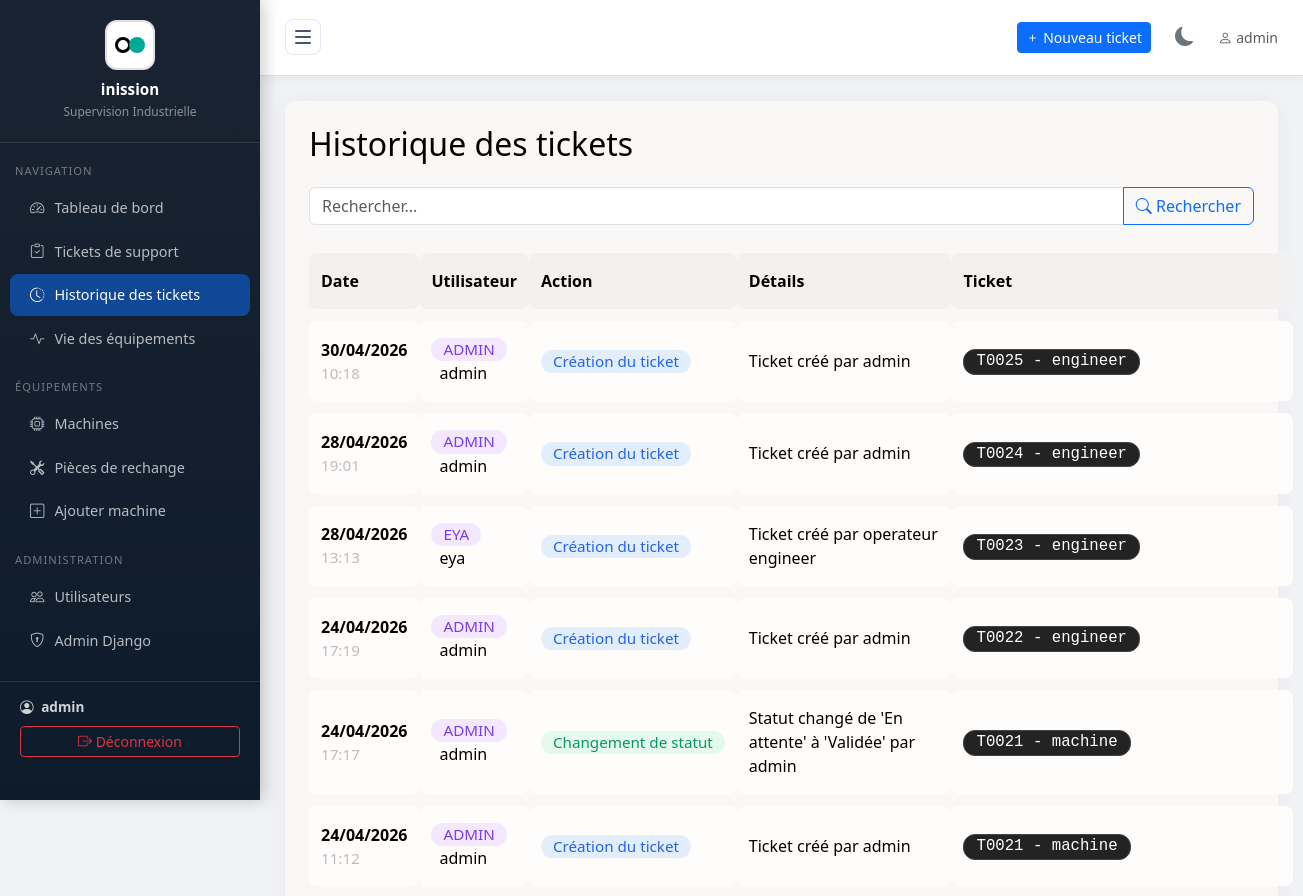
/tickets/historique/ (signed in, upper part), run on an earlier commit of the app's database.
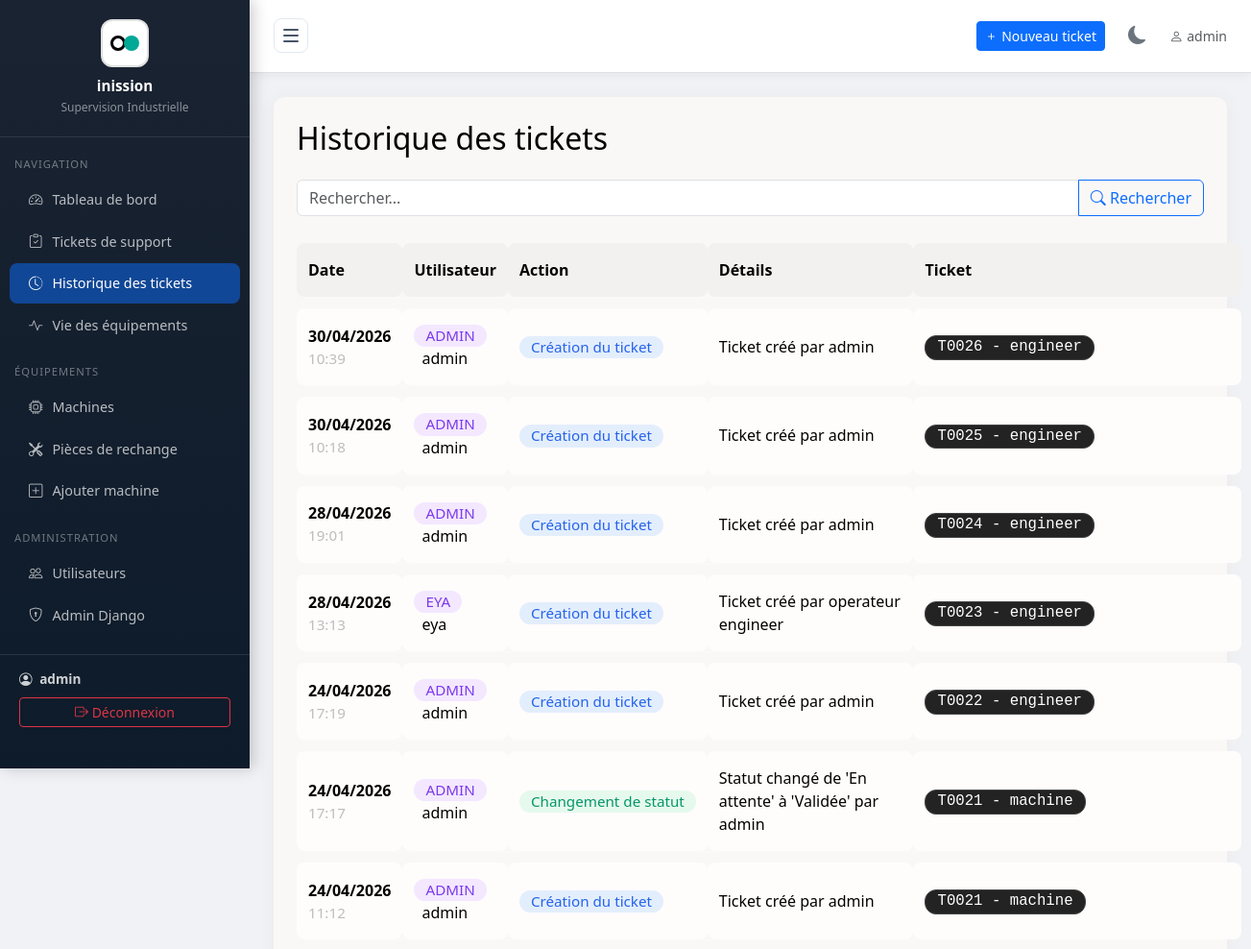
And on a later commit of the database.
### tickets/models.py (models this page shows, shortened)
class TicketHistory(models.Model):
    ticket = models.ForeignKey('TicketSupport', on_delete=models.CASCADE, related_name='histories')
    user = models.ForeignKey(User, on_delete=models.SET_NULL, null=True, blank=True)
    action = models.CharField(max_length=255)
    details = models.TextField(blank=True)
    date = models.DateTimeField(default=timezone.now)
    class Meta:
        ordering = ['-date']

class TicketSupport(models.Model):
    titre = models.CharField(max_length=200, verbose_name="Titre du ticket", default="Sans titre")
    CATEGORIE_CHOICES = [
        ('industrielle', 'Industrielle'),
        ('informatique', 'Informatique'),
    ]
    categorie = models.CharField(max_length=30, choices=CATEGORIE_CHOICES, verbose_name="Catégorie", default='industrielle')
    type_panne = models.CharField(max_length=100, verbose_name="Type de panne", default="Non renseigné")
    PRIORITE_CHOICES = [
        ('basse', 'Basse'),
        ('moyenne', 'Moyenne'),
        ('haute', 'Haute'),
    ]
    priorite = models.CharField(max_length=10, choices=PRIORITE_CHOICES, verbose_name="Priorité", default='moyenne')
    """Modèle pour les tickets de support"""
    NATURE_ANOMALIE_CHOICES = [
        ('mecanique', 'Mécanique'),
        ('electrique', 'Électrique'),
        ('hydraulique', 'Hydraulique'),
        ('pneumatique', 'Pneumatique'),
        ('informatique', 'Informatique'),
        ('autre', 'Autre'),
    ]
    STATUT_CHOICES = [
        ('en_attente', 'En attente'),
        ('validee', 'Validée'),
        ('en_cours', 'En cours'),
        ('terminee', 'Terminée'),
        ('annulee', 'Annulée'),
    ]
    numero_ticket = models.CharField(max_length=50, unique=True, verbose_name="N° de ticket")
    service_support = models.CharField(max_length=200, verbose_name="Service support")
    demandeur = models.CharField(max_length=200, verbose_name="Nom du demandeur")
    machine = models.ForeignKey(Machine, on_delete=models.CASCADE, verbose_name="Machine concernée")
    code_machine = models.CharField(max_length=100, verbose_name="Code machine")
    date_ticket = models.DateField(verbose_name="Date du ticket")
    heure_ticket = models.TimeField(verbose_name="Heure du ticket")
    delai_souhaite = models.DateField(null=True, blank=True, verbose_name="Délai souhaité")
    type_support = models.BooleanField(default=False, verbose_name="Curative (décocher) / Préventive (cocher)")
    description_probleme = models.TextField(verbose_name="Description du problème")
    nature_probleme = models.CharField(max_length=20, choices=NATURE_ANOMALIE_CHOICES, verbose_name="Nature du problème")
    visa_demandeur = models.CharField(max_length=200, blank=True, verbose_name="Visa du demandeur")
    statut = models.CharField(max_length=20, choices=STATUT_CHOICES, default='en_attente', verbose_name="Statut")
    spare_part = models.ForeignKey(SparePart, on_delete=models.SET_NULL, null=True, blank=True,
                                   related_name='tickets', verbose_name="Pièce détachée réservée")
    date_creation = models.DateTimeField(auto_now_add=True, verbose_name="Date de création")
    date_modification = models.DateTimeField(auto_now=True, verbose_name="Dernière modification")
    class Meta:
        verbose_name = "Ticket de support"
        verbose_name_plural = "Tickets de support"
        ordering = ['-date_creation']
    def __str__(self):
        return f"{self.numero_ticket} - {self.machine.nom}"

class Machine(models.Model):
    nom = models.CharField(max_length=200, verbose_name="Nom de la machine")
    reference = models.CharField(max_length=100, unique=True, verbose_name="Référence")
    localisation = models.CharField(max_length=200, verbose_name="Localisation / Zone")
    description = models.TextField(blank=True, verbose_name="Description")
    actif = models.BooleanField(default=True, verbose_name="Active")
    date_installation = models.DateField(null=True, blank=True, verbose_name="Date d'installation")
    department = models.ForeignKey('Department', on_delete=models.SET_NULL, null=True, blank=True, verbose_name="Département associé")
    operator = models.ForeignKey('OperatorProfile', on_delete=models.SET_NULL, null=True, blank=True, verbose_name="Opérateur assigné")
    manuel_pdf = models.FileField(upload_to='machines/manuals/', blank=True, null=True, verbose_name="Manuel d'utilisation (PDF)")
    manuel_texte = models.TextField(blank=True, null=True, verbose_name="Manuel d'utilisation (texte)")
    class Meta:
        verbose_name = "Machine"
        verbose_name_plural = "Machines"
        ordering = ['nom']

### tickets/views_ticket_history.py (the view, shortened to what this page needs)
# urls.py: path('tickets/historique/', ticket_history_list, name='ticket_history_list'),
@login_required
def ticket_history_list(request):
    query = request.GET.get('q', '').strip()
    histories = TicketHistory.objects.select_related('ticket', 'user').all()
    user = request.user
    if hasattr(user, 'operatorprofile') and user.operatorprofile.role == 'operateur':
        machines_ids = user.operatorprofile.machines.values_list('id', flat=True)
        histories = histories.filter(ticket__machine__id__in=machines_ids)
    return render(request, 'tickets/ticket_history_list.html', {'histories': histories, 'query': query})

### tickets/templatetags/permissions.py (called while the page is built)
@register.filter
def is_admin_or_supervisor(user):
    if user.is_superuser or user.is_staff:
        return True
    profile = getattr(user, 'operatorprofile', None)
    return profile and profile.role == 'superviseur'

### tickets/templates/tickets/ticket_history_list.html (shortened to what this page needs)
{% extends 'tickets/base.html' %}
{% block content %}
<link rel="stylesheet" href="/static/css/ticket_history.css">
<div class="ticket-history-container">
    <h2 style="margin-bottom: 24px;">Historique des tickets</h2>
    <form method="get" class="mb-3" autocomplete="off">
        <div class="input-group">
            <input type="text" name="q" class="form-control" placeholder="Rechercher..." value="{{ query|default:'' }}">
            <button class="btn btn-outline-primary" type="submit"><i class="bi bi-search"></i> Rechercher</button>
        </div>
    </form>
    <table class="ticket-history-table">
        <thead>
            <tr>
                <th>Date</th>
                <th>Utilisateur</th>
                <th>Action</th>
                <th>Détails</th>
                <th>Ticket</th>
            </tr>
        </thead>
        <tbody>
            {% for h in histories %}
            <tr>
                <td>
                    <div style="font-weight:600;">{{ h.date|date:'d/m/Y' }}</div>
                    <div style="font-size:0.95em;color:#bdbdbd;">{{ h.date|date:'H:i' }}</div>
                </td>
                <td>
                    <span class="badge badge-user">{{ h.user|slice:':1'|upper }}</span>
                    <span style="margin-left:8px;">{{ h.user }}</span>
                </td>
                <td>
                    {% if 'Création' in h.action %}
                        <span class="badge badge-action">{{ h.action }}</span>
                    {% elif 'Changement' in h.action %}
                        <span class="badge badge-status">{{ h.action }}</span>
                    {% else %}
                        <span class="badge">{{ h.action }}</span>
                    {% endif %}
                </td>
                <td>{{ h.details }}</td>
                <td>
                    <span class="badge badge-ticket">{{ h.ticket }}</span>
                </td>
            </tr>
            {% empty %}
            <tr><td colspan="5">Aucun historique trouvé.</td></tr>
            {% endfor %}
        </tbody>
    </table>
</div>
{% endblock %}

What changed in the data, as far as the page shows it:
added TicketHistory: date "30/04/2026", date "10:39", user "ADMIN", user "admin", action "Création du ticket", details "Ticket créé par admin", ticket "T0026 - engineer"
